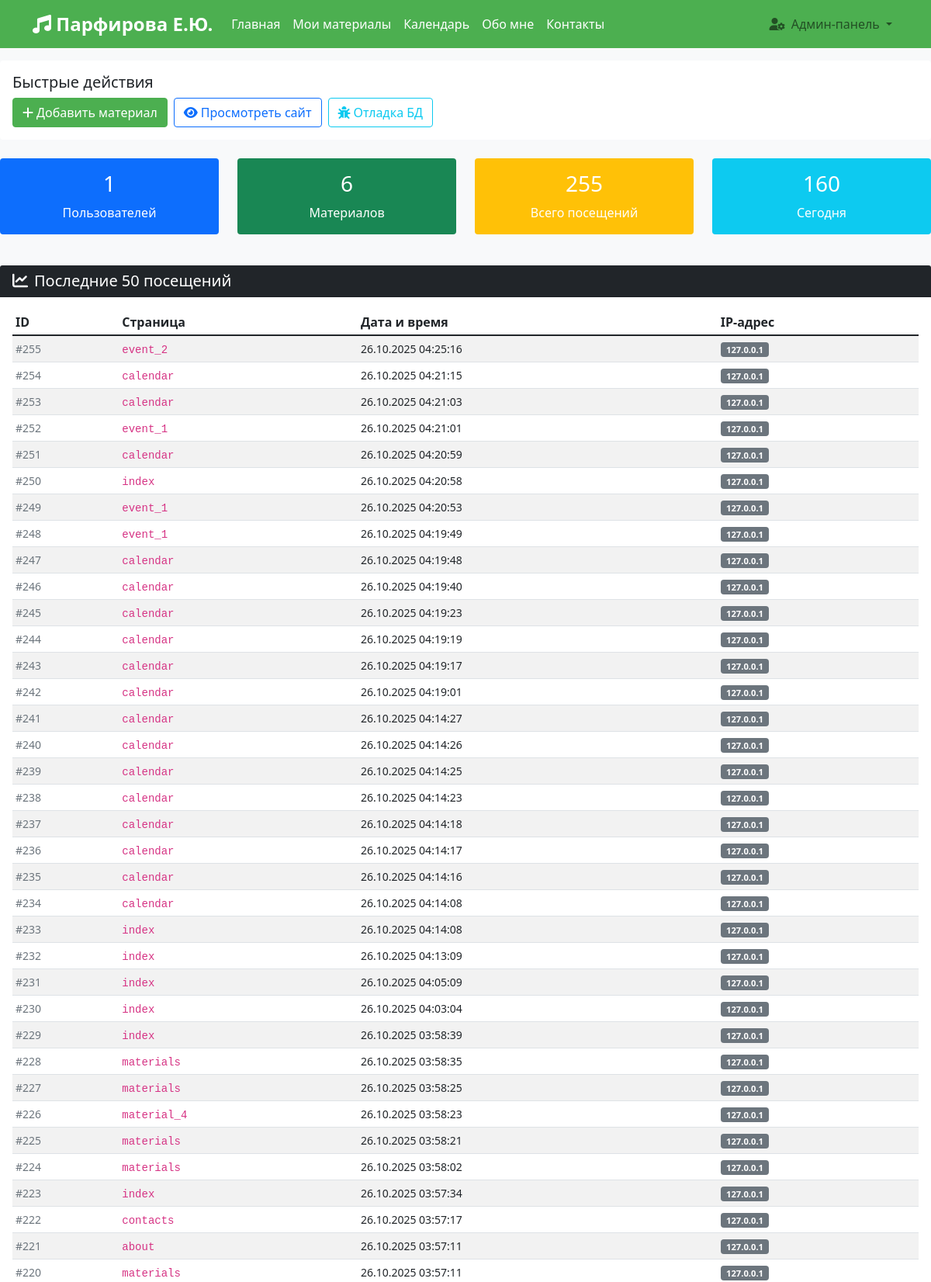
The page /admin/debug (signed in, upper part) on the database its author committed.
### models.py (models this page shows)
class PageVisit(db.Model):
    id = db.Column(db.Integer, primary_key=True)
    page = db.Column(db.String(100), nullable=False)
    visit_date = db.Column(db.DateTime, nullable=False, default=lambda: datetime.now(timezone.utc))
    ip_address = db.Column(db.String(45))

### app.py (the view)
@app.route('/admin/debug')
@login_required
def admin_debug():
    users = User.query.all()
    materials = Material.query.all()
    visits = PageVisit.query.order_by(PageVisit.visit_date.desc()).limit(50).all()
    stats = {
        'total_users': len(users),
        'total_materials': len(materials),
        'total_visits': PageVisit.query.count(),
        'recent_visits': PageVisit.query.filter(
            PageVisit.visit_date >= datetime.now(timezone.utc).date()
        ).count()
    }
    return render_template('admin/debug.html',
                         users=users,
                         materials=materials,
                         visits=visits,
                         stats=stats)

### app.py (called while the page is built)
@login_manager.user_loader
def load_user(user_id):
    return db.session.get(User, int(user_id))

### templates/admin/debug.html (shortened to what this page needs)
{% extends "base.html" %}
{% block content %}
<div class="row mb-4">
    <div class="col-12">
        <div class="card">
            <div class="card-body">
                <h5 class="card-title">Быстрые действия</h5>
                <div class="d-flex gap-2 flex-wrap">
                    <a href="{{ url_for('admin_materials') }}" class="btn btn-success">
                        <i class="fas fa-plus me-1"></i>Добавить материал
                    </a>
                    <a href="{{ url_for('materials') }}" class="btn btn-outline-primary">
                        <i class="fas fa-eye me-1"></i>Просмотреть сайт
                    </a>
                    <a href="{{ url_for('admin_debug') }}" class="btn btn-outline-info">
                        <i class="fas fa-bug me-1"></i>Отладка БД
                    </a>
                </div>
            </div>
        </div>
    </div>
</div>
    <div class="row mb-4">
        <div class="col-md-3 mb-3">
            <div class="card bg-primary text-white">
                <div class="card-body text-center">
                    <h3>{{ stats.total_users }}</h3>
                    <p class="mb-0">Пользователей</p>
                </div>
            </div>
        </div>
        <div class="col-md-3 mb-3">
            <div class="card bg-success text-white">
                <div class="card-body text-center">
                    <h3>{{ stats.total_materials }}</h3>
                    <p class="mb-0">Материалов</p>
                </div>
            </div>
        </div>
        <div class="col-md-3 mb-3">
            <div class="card bg-warning text-white">
                <div class="card-body text-center">
                    <h3>{{ stats.total_visits }}</h3>
                    <p class="mb-0">Всего посещений</p>
                </div>
            </div>
        </div>
        <div class="col-md-3 mb-3">
            <div class="card bg-info text-white">
                <div class="card-body text-center">
                    <h3>{{ stats.recent_visits }}</h3>
                    <p class="mb-0">Сегодня</p>
                </div>
            </div>
        </div>
    </div>
    <div class="card mb-4">
        <div class="card-header bg-dark text-white">
            <h5 class="mb-0"><i class="fas fa-chart-line me-2"></i>Последние 50 посещений</h5>
        </div>
        <div class="card-body">
            {% if visits %}
            <div class="table-responsive">
                <table class="table table-striped table-sm">
                    <thead>
                        <tr>
                            <th>ID</th>
                            <th>Страница</th>
                            <th>Дата и время</th>
                            <th>IP-адрес</th>
                        </tr>
                    </thead>
                    <tbody>
                        {% for visit in visits %}
                        <tr>
                            <td><small class="text-muted">#{{ visit.id }}</small></td>
                            <td>
                                <code>{{ visit.page }}</code>
                            </td>
                            <td>
                                <small>{{ visit.visit_date.strftime('%d.%m.%Y %H:%M:%S') }}</small>
                            </td>
                            <td>
                                <span class="badge bg-secondary">{{ visit.ip_address }}</span>
                            </td>
                        </tr>
                        {% endfor %}
                    </tbody>
                </table>
            </div>
            {% else %}
            <div class="text-center text-muted py-4">
                <i class="fas fa-inbox fa-3x mb-3"></i>
                <p>Нет данных о посещениях</p>
            </div>
            {% endif %}
        </div>
    </div>
{% endblock %}

### static/css/style.css (style rules this page uses)
:root { --primary-color: #4CAF50; --secondary-color: #FFC107; --accent-color: #2196F3; }
body { font-family: 'Segoe UI', Tahoma, Geneva, Verdana, sans-serif; background-color: #f8f9fa; }
.card { transition: transform 0.3s ease, box-shadow 0.3s ease; border: none; }
.badge { font-size: 0.7rem; }
.btn-success { background-color: var(--primary-color); border-color: var(--primary-color); }
.card { animation: fadeIn 0.6s ease-out; }

### rows shown on the page
PageVisit: id "255", page "event_2", visit_date "26.10.2025 04:25:16", ip_address "127.0.0.1"
PageVisit: id "254", page "calendar", visit_date "26.10.2025 04:21:15", ip_address "127.0.0.1"
PageVisit: id "253", page "calendar", visit_date "26.10.2025 04:21:03", ip_address "127.0.0.1"
PageVisit: id "252", page "event_1", visit_date "26.10.2025 04:21:01", ip_address "127.0.0.1"
PageVisit: id "251", page "calendar", visit_date "26.10.2025 04:20:59", ip_address "127.0.0.1"
PageVisit: id "250", page "index", visit_date "26.10.2025 04:20:58", ip_address "127.0.0.1"
PageVisit: id "249", page "event_1", visit_date "26.10.2025 04:20:53", ip_address "127.0.0.1"
PageVisit: id "248", page "event_1", visit_date "26.10.2025 04:19:49", ip_address "127.0.0.1"
PageVisit: id "247", page "calendar", visit_date "26.10.2025 04:19:48", ip_address "127.0.0.1"
PageVisit: id "246", page "calendar", visit_date "26.10.2025 04:19:40", ip_address "127.0.0.1"
PageVisit: id "245", page "calendar", visit_date "26.10.2025 04:19:23", ip_address "127.0.0.1"
PageVisit: id "244", page "calendar", visit_date "26.10.2025 04:19:19", ip_address "127.0.0.1"
PageVisit: id "243", page "calendar", visit_date "26.10.2025 04:19:17", ip_address "127.0.0.1"
PageVisit: id "242", page "calendar", visit_date "26.10.2025 04:19:01", ip_address "127.0.0.1"
PageVisit: id "241", page "calendar", visit_date "26.10.2025 04:14:27", ip_address "127.0.0.1"
PageVisit: id "240", page "calendar", visit_date "26.10.2025 04:14:26", ip_address "127.0.0.1"
PageVisit: id "239", page "calendar", visit_date "26.10.2025 04:14:25", ip_address "127.0.0.1"
PageVisit: id "238", page "calendar", visit_date "26.10.2025 04:14:23", ip_address "127.0.0.1"
PageVisit: id "237", page "calendar", visit_date "26.10.2025 04:14:18", ip_address "127.0.0.1"
PageVisit: id "236", page "calendar", visit_date "26.10.2025 04:14:17", ip_address "127.0.0.1"
PageVisit: id "235", page "calendar", visit_date "26.10.2025 04:14:16", ip_address "127.0.0.1"
PageVisit: id "234", page "calendar", visit_date "26.10.2025 04:14:08", ip_address "127.0.0.1"
PageVisit: id "233", page "index", visit_date "26.10.2025 04:14:08", ip_address "127.0.0.1"
PageVisit: id "232", page "index", visit_date "26.10.2025 04:13:09", ip_address "127.0.0.1"
PageVisit: id "231", page "index", visit_date "26.10.2025 04:05:09", ip_address "127.0.0.1"
PageVisit: id "230", page "index", visit_date "26.10.2025 04:03:04", ip_address "127.0.0.1"
PageVisit: id "229", page "index", visit_date "26.10.2025 03:58:39", ip_address "127.0.0.1"
PageVisit: id "228", page "materials", visit_date "26.10.2025 03:58:35", ip_address "127.0.0.1"
PageVisit: id "227", page "materials", visit_date "26.10.2025 03:58:25", ip_address "127.0.0.1"
PageVisit: id "226", page "material_4", visit_date "26.10.2025 03:58:23", ip_address "127.0.0.1"
PageVisit: id "225", page "materials", visit_date "26.10.2025 03:58:21", ip_address "127.0.0.1"
PageVisit: id "224", page "materials", visit_date "26.10.2025 03:58:02", ip_address "127.0.0.1"
PageVisit: id "223", page "index", visit_date "26.10.2025 03:57:34", ip_address "127.0.0.1"
PageVisit: id "222", page "contacts", visit_date "26.10.2025 03:57:17", ip_address "127.0.0.1"
PageVisit: id "221", page "about", visit_date "26.10.2025 03:57:11", ip_address "127.0.0.1"
PageVisit: id "220", page "materials", visit_date "26.10.2025 03:57:11", ip_address "127.0.0.1"

### other values the page prints
{{ stats.total_users }} "1"
{{ stats.total_materials }} "6"
{{ stats.total_visits }} "255"
{{ stats.recent_visits }} "160"
